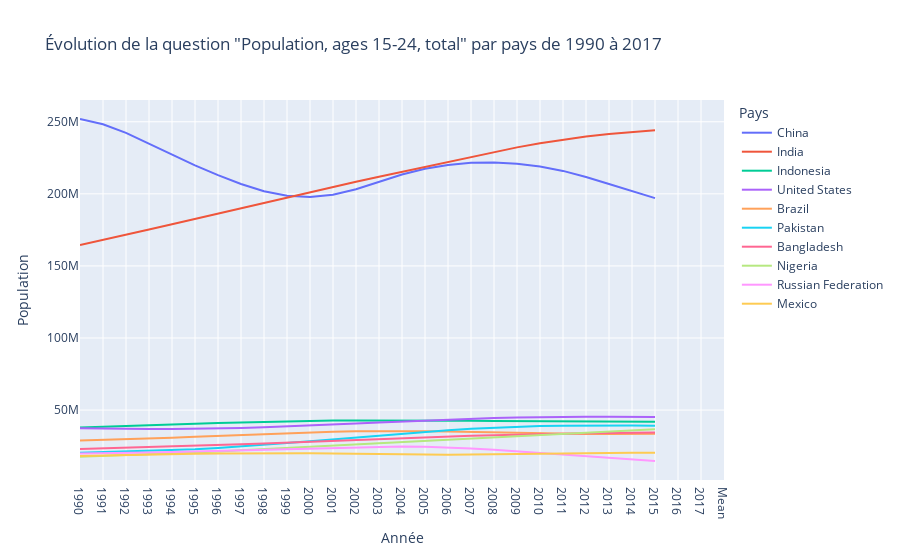
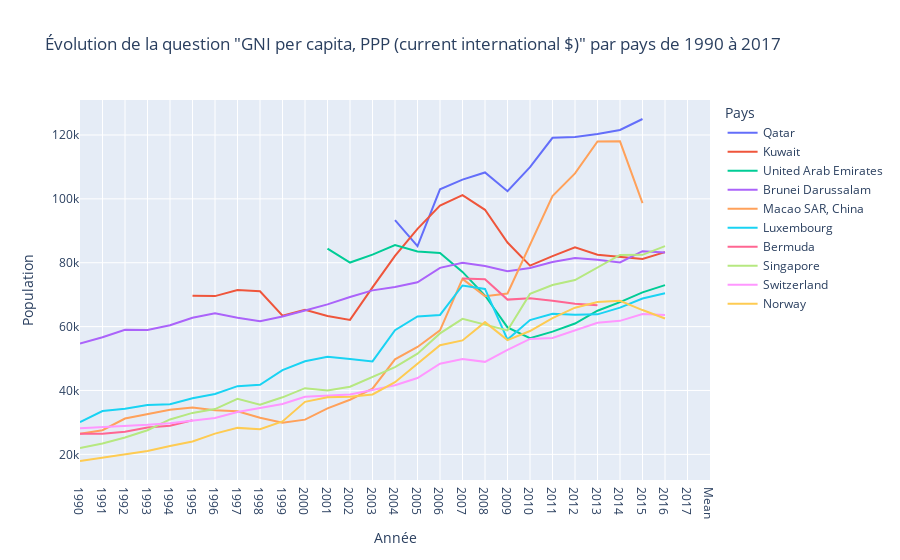
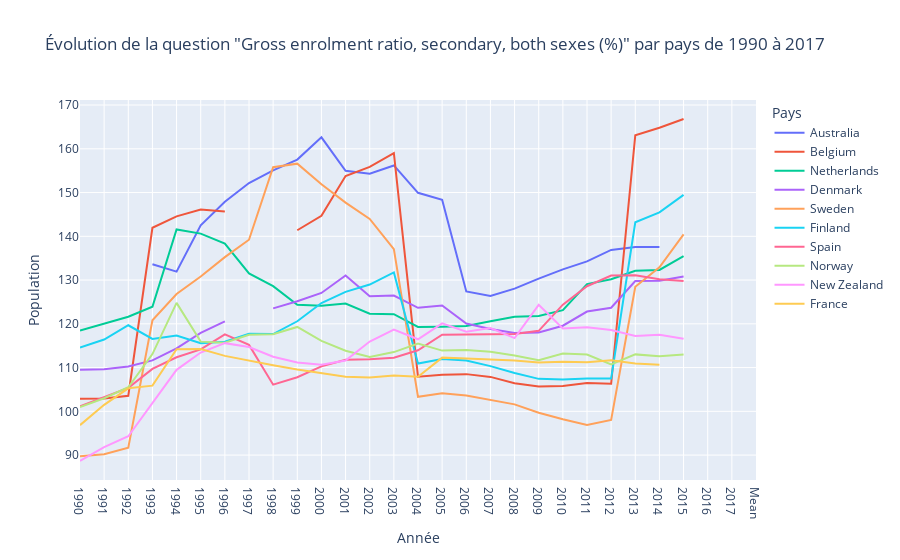
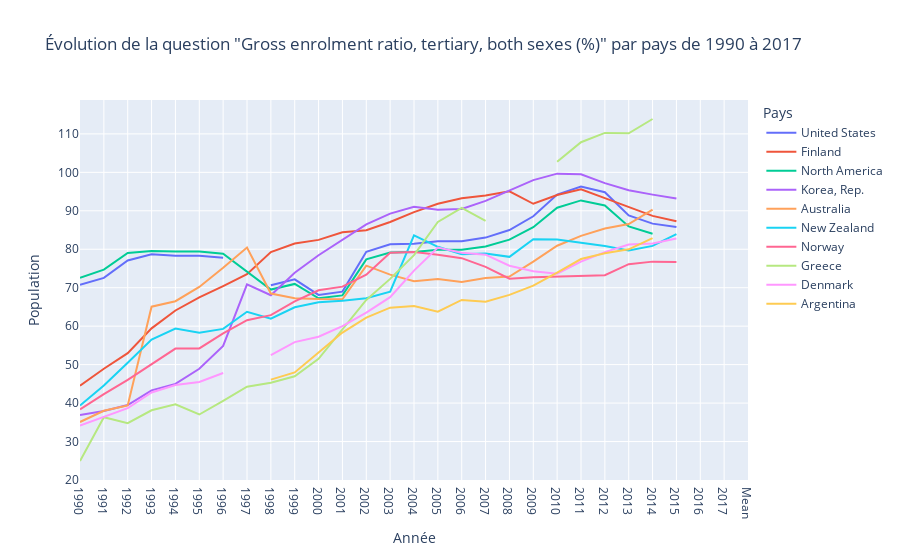

Notebook code for these charts, in order:
### Code cell
for question in QuestionDict.keys() :
    dfStats = data_c[data_c['Indicator Code'] == question].copy()
    dfStats.dropna(thresh=dfStats.shape[1]*0.5, axis=0, inplace=True)
    
    # Get top 20 lines with the best mean avor the years
    dfStats.loc[:, 'Mean'] = dfStats.iloc[:, 4:].mean(axis=1)
    dfStats = dfStats.sort_values(by='Mean', ascending=False).head(10)

    figStats = go.Figure()

    countries = dfStats['Country Name'].unique()
    
    for country in countries:
        df_filtered = dfStats[dfStats['Country Name'] == country]

        figStats.add_trace(go.Scatter(x=df_filtered.columns[4:], y=df_filtered.iloc[0, 4:], mode='lines', name=country))

        figStats.update_layout(
            title= "Évolution de la question \"" + QuestionDict[question] + "\" par pays de 1990 à 2017",
            xaxis_title="Année",
            yaxis_title="Population",
            legend_title="Pays",
        )

    figStats.show()
